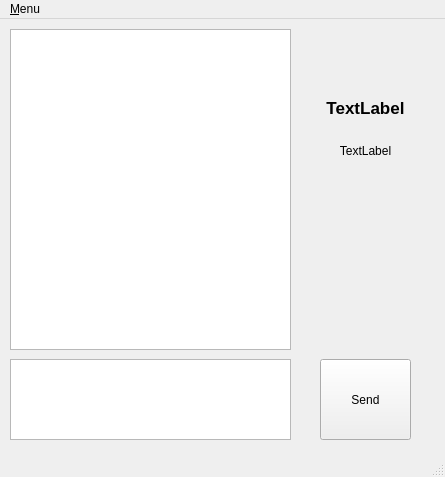
<?xml version="1.0" encoding="UTF-8"?>
<ui version="4.0">
 <class>PrivateChat</class>
 <widget class="QMainWindow" name="PrivateChat">
  <property name="geometry">
   <rect>
    <x>0</x>
    <y>0</y>
    <width>445</width>
    <height>477</height>
   </rect>
  </property>
  <property name="windowTitle">
   <string>MainWindow</string>
  </property>
  <widget class="QWidget" name="centralwidget">
   <widget class="ChatTextBox" name="message_box">
    <property name="geometry">
     <rect>
      <x>10</x>
      <y>340</y>
      <width>281</width>
      <height>81</height>
     </rect>
    </property>
   </widget>
   <widget class="QTextBrowser" name="chat_box">
    <property name="geometry">
     <rect>
      <x>10</x>
      <y>10</y>
      <width>281</width>
      <height>321</height>
     </rect>
    </property>
   </widget>
   <widget class="QPushButton" name="send_button">
    <property name="geometry">
     <rect>
      <x>320</x>
      <y>340</y>
      <width>91</width>
      <height>81</height>
     </rect>
    </property>
    <property name="text">
     <string>Send</string>
    </property>
   </widget>
   <widget class="QWidget" name="verticalLayoutWidget">
    <property name="geometry">
     <rect>
      <x>300</x>
      <y>70</y>
      <width>131</width>
      <height>80</height>
     </rect>
    </property>
    <layout class="QVBoxLayout" name="verticalLayout">
     <item>
      <widget class="QLabel" name="messageReceiver">
       <property name="font">
        <font>
         <pointsize>13</pointsize>
         <weight>75</weight>
         <bold>true</bold>
        </font>
       </property>
       <property name="text">
        <string>TextLabel</string>
       </property>
       <property name="alignment">
        <set>Qt::AlignCenter</set>
       </property>
      </widget>
     </item>
     <item>
      <widget class="QLabel" name="receiverStatus">
       <property name="text">
        <string>TextLabel</string>
       </property>
       <property name="alignment">
        <set>Qt::AlignCenter</set>
       </property>
      </widget>
     </item>
    </layout>
   </widget>
  </widget>
  <widget class="QMenuBar" name="menubar">
   <property name="geometry">
    <rect>
     <x>0</x>
     <y>0</y>
     <width>445</width>
     <height>25</height>
    </rect>
   </property>
   <widget class="QMenu" name="menu_Menu">
    <property name="title">
     <string>&amp;Menu</string>
    </property>
    <addaction name="action_About"/>
    <addaction name="action_Close"/>
   </widget>
   <addaction name="menu_Menu"/>
  </widget>
  <widget class="QStatusBar" name="statusbar"/>
  <action name="action_About">
   <property name="text">
    <string>&amp;About</string>
   </property>
  </action>
  <action name="action_Close">
   <property name="text">
    <string>&amp;Close</string>
   </property>
  </action>
 </widget>
 <customwidgets>
  <customwidget>
   <class>ChatTextBox</class>
   <extends>QTextEdit</extends>
   <header>chattextbox.h</header>
  </customwidget>
 </customwidgets>
 <resources/>
 <connections/>
</ui>
